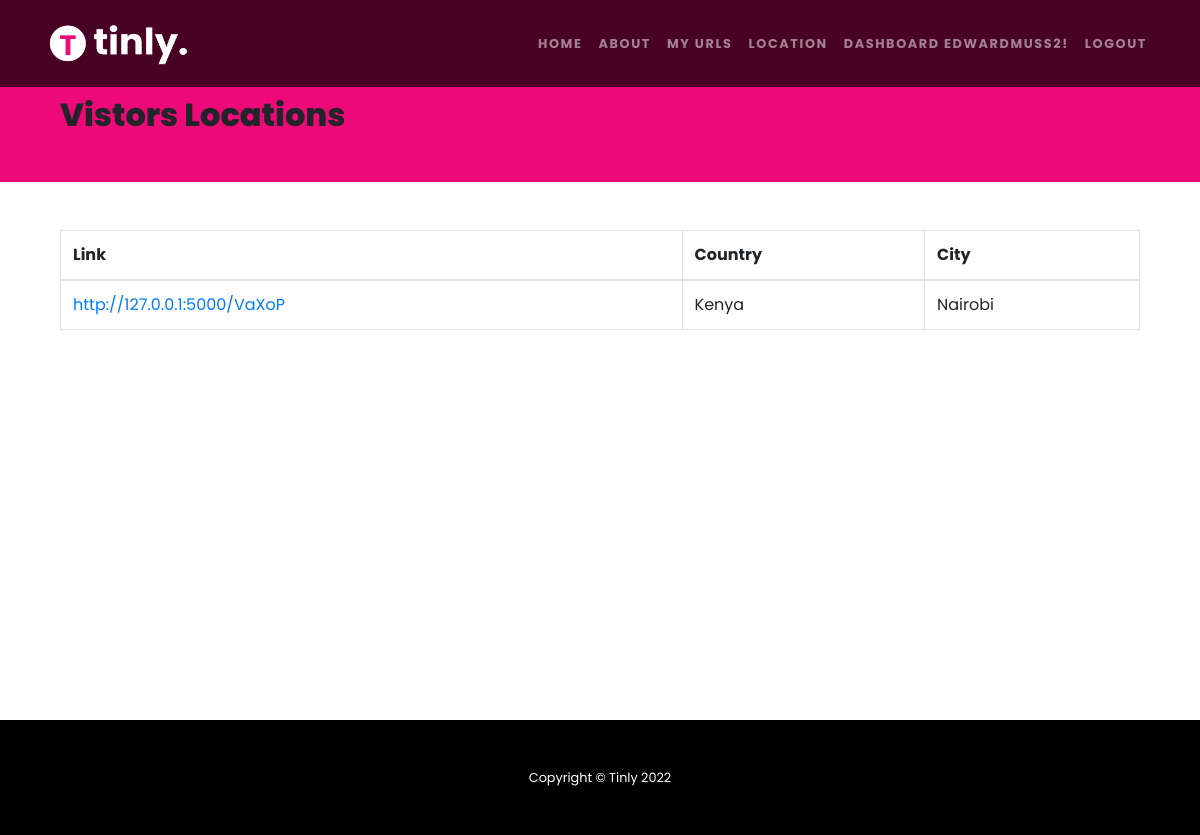
/user-locations (signed in), run on the app's committed database.
### models/base_model.py (models this page shows, shortened)
class User(db.Model, UserMixin):
    id = db.Column(db.Integer, primary_key=True)
    username = db.Column(db.String(20), nullable=False, unique=True)
    email = db.Column(db.String(120), unique=True, nullable=False)
    image_file = db.Column(db.String(20), nullable=False, default='default.jpg')
    password = db.Column(db.String(80), nullable=False)
    created_at = db.Column(DateTime, default=datetime.datetime.now)
    updated_at = db.Column(DateTime, default=datetime.datetime.now, onupdate=datetime.datetime.now)

class Urls(db.Model):
    id_ = db.Column("id_", db.Integer, primary_key=True)
    user_id = db.Column("user_id", db.Integer, db.ForeignKey('user.id'), nullable=True, default=0)
    long = db.Column("long", db.String())
    short = db.Column("short", db.String(10), nullable=False, unique=True)
    hits = db.Column("hits", db.Integer, nullable=False, default=0)
    created_at = db.Column(DateTime, default=datetime.datetime.now)
    updated_at = db.Column(DateTime, default=datetime.datetime.now, onupdate=datetime.datetime.now)

class Location(db.Model):
    id = db.Column("id", db.Integer, primary_key=True)
    url_id = db.Column("url_id", db.Integer, db.ForeignKey('urls.id_'), nullable=False)
    country = db.Column("country", db.String())
    city = db.Column("city", db.String(10), nullable=False)
    created_at = db.Column(DateTime, default=datetime.datetime.now)
    updated_at = db.Column(DateTime, default=datetime.datetime.now, onupdate=datetime.datetime.now)

### core/routes/web.py (the view)
@app.route('/user-locations')
@login_required
def locations():
    return render_template('all-locations.html', vals=db.session.query(Location, Urls).join(Urls).filter_by(user_id = current_user.id).order_by(Location.id.desc()).all(), base_url=base_url)

### core/auth.py (called while the page is built)
@login_manager.user_loader
def load_user(user_id):
    return User.query.get(int(user_id))

### core/templates/all-locations.html (shortened to what this page needs)
{% extends "base.html" %}
{% block content %}
    <div class="row bg-primary pt-5">
        <div class="container">
            <div class="col-md-12 mt-5 mb-5">
                <h2 class="">Vistors Locations</h2>
            </div>
        </div>
    </div>
    <div class="row">
        <div class="container">
            <div class="col-md-12 mt-5">
                <table class="table table-stripped table-bordered">
                    <thead class="">
                        <th>Link</th>
                        <th>Country</th>
                        <th>City</th>
                    </thead>
                    <tbody>
                        {% for location, urls in vals %}
                        <tr>
                            <td><a href="{{base_url + '/' + urls.short}}">{{base_url + '/' + urls.short}}</a></td>
                            <td>{{location.country}}</td>
                            <td>{{location.city}}</td>
                        </tr>
                        {% endfor %}
                    </tbody>
                </table>
            </div>
        </div>
    </div>
{% endblock %}

### core/templates/base.html (shortened to what this page needs)
<!DOCTYPE html>
<html lang="en">
<head>
    <link rel="stylesheet" href="https://stackpath.bootstrapcdn.com/bootstrap/4.5.2/css/bootstrap.min.css">
    <link href='https://cdnjs.cloudflare.com/ajax/libs/font-awesome/4.0.3/css/font-awesome.css' rel='stylesheet'>
	<link href="{{ url_for('static',filename='css/style.css') }}" rel="stylesheet">
</head>
<body oncontextmenu='return true' class='snippet-body'>
    <div class="main">
        <nav class="navbar navbar-expand-lg navbar-dark navbar-custom fixed-top">
            <div class="container">
                <a class="navbar-brand" href="{{ url_for('home')}}">
                    <img src="{{ url_for('static',filename='images/logo-light.png') }}" width="150" alt="logo">
                </a>
                <div class="collapse navbar-collapse" id="navbarResponsive">
                    <ul class="navbar-nav ml-auto">
                        <li class="nav-item">
                            <a class="nav-link" href="{{ url_for('home') }}">Home</a>
                        </li>
                        <li class="nav-item">
                            <a class="nav-link" href="{{ url_for('about') }}">About</a>
                        </li>
                        {% if current_user.is_authenticated %}
                            <li class="nav-item">
                                <a class="nav-link" href="{{ url_for('myurls', page_num=1) }}">My Urls</a>
                            </li>
                            <li class="nav-item">
                                <a class="nav-link" href="{{ url_for('locations') }}">Location</a>
                            </li>
                            <li class="nav-item">
                                <a class="nav-link" href="{{ url_for('dashboard') }}">Dashboard {{ current_user.username }}!</a>
                            </li>
                            <li class="nav-item">
                                <a class="nav-link" href="{{ url_for('logout') }}">Logout</a>
                            </li>
                        {% endif %}
                    </ul>
                </div>
            </div>
        </nav>
        {% block content%}
        {% endblock %}
    </div>
  <footer class="py-5 bg-black">
    <div class="container">
        <p class="m-0 text-center text-white small">Copyright &copy; Tinly {{ moment().format('YYYY') }}</p>
    </div>
</footer>
</body>
</html>

### static/css/style.css (style rules this page uses)
body { font-family: "Poppins"; margin: 0px; padding: 0px; position: absolute; width: 100%; height: 100vh; }
.main { display: flex; flex-direction: column; min-height: 90%; }
h1, h2, h3, h4, h5, h6 { font-family: "Poppins"; font-weight: 800 !important }
.bg-black { background-color: #000 !important }
.navbar-custom { padding-top: 1rem; padding-bottom: 1rem; background-color: rgba(0, 0, 0, .7) }
.navbar-custom .navbar-brand { text-transform: uppercase; font-size: 1rem; letter-spacing: .1rem; font-weight: 700 }
.navbar-custom .navbar-nav .nav-item .nav-link { text-transform: uppercase; font-size: .8rem; font-weight: 700; letter-spacing: .1rem }
.bg-primary { background-color: #ee0979 !important }
footer { left: 0; bottom: 0; width: 100%; background-color: red; color: white; text-align: center; flex: 0 0 auto; }

### data on the page
User: username "EDWARDMUSS2"
Location: country "Kenya", city "Nairobi"
Urls: short "http://127.0.0.1:5000/VaXoP"

### other printed values
{{ moment().format('YYYY') }} "2022"
